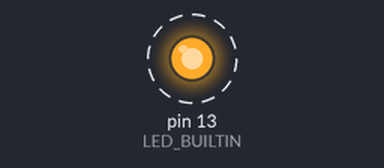
A sketch run on a simulated Arduino Uno, built with avr-gcc and run on an emulated ATmega328P. Shown: output pins drawn as LEDs (lit = HIGH). Dashed ring = blinking.

Above: at 0.05 s.
Timing chart, 0 to 3.0 s (numbered marks = the images above):
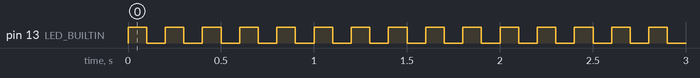

Measured:
- by itself, pin 13 (LED_BUILTIN): alternates HIGH for 0.10 s and LOW for 0.10 s

The sketch:

blink.ino
```cpp
void setup() {
  // initialize digital pin LED_BUILTIN as an output.
  pinMode(LED_BUILTIN, OUTPUT);
}

// the loop function runs over and over again forever
void loop() {
  digitalWrite(13, HIGH);   // turn the LED on (HIGH is the voltage level)
  delay(100);                       // wait for a second
  digitalWrite(13, LOW);    // turn the LED off by making the voltage LOW
  delay(100);                       // wait for a second
}
```
